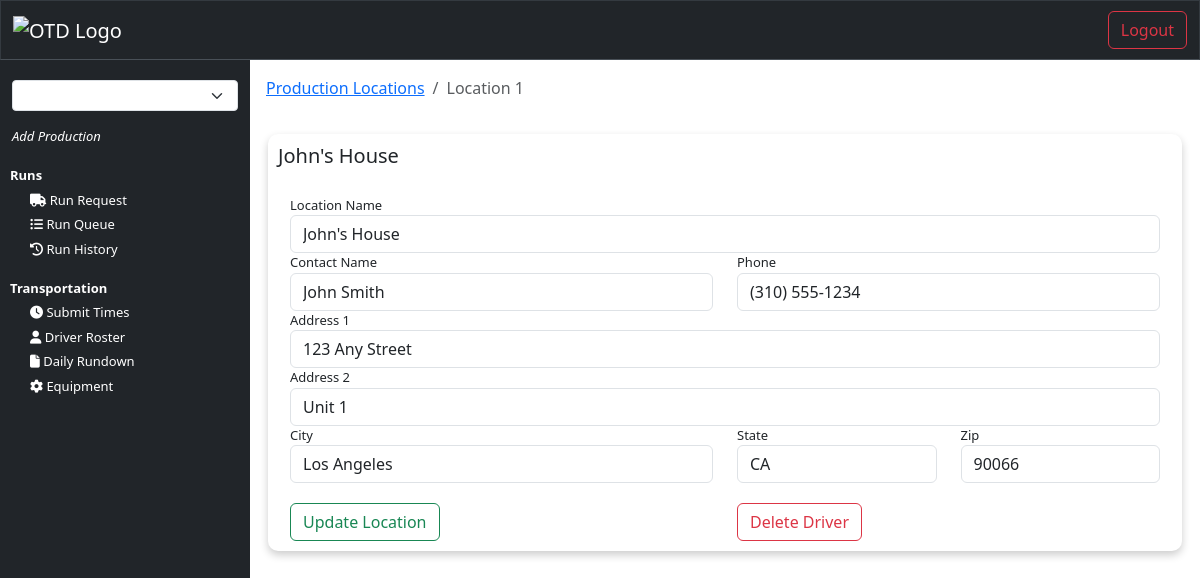
/location/1/ (signed in), run on the app's committed database.
### core/models.py (models this page shows, shortened)
class Location(models.Model):
    production_title = models.CharField(max_length=150, null=True)
    location_name = models.CharField(max_length=100)
    location_contact = models.CharField(max_length=15, blank=True)
    location_phone = models.CharField(max_length=15, blank=True)
    location_address_1 = models.CharField(max_length=100)
    location_address_2 = models.CharField(max_length=100, null=True, blank=True)
    location_city = models.CharField(max_length=100)
    location_state = models.CharField(max_length=2)
    location_zip = models.CharField(max_length=10)

### interface/views.py (the view)
# urls.py: path('location/<int:location_id>/', views.view_location, name='view_location'),
@login_required(login_url='login')
def view_location(request, location_id):
    location = get_object_or_404(Location, id=location_id)
    user = get_object_or_404(NewUser, id=request.user.id)
    user_productions = user.productions.filter(is_active=True)
    return render(request, 'interface/location.html', {'location': location})

### interface/templates/interface/location.html (shortened to what this page needs)
{% extends 'interface/layout.html' %}
{% block content %}
    <nav class="p-2" aria-label="breadcrumb">
        <ol class="breadcrumb">
        <li class="breadcrumb-item"><a href="{% url 'location_admin' %}">Production Locations</a></li>
        <li class="breadcrumb-item active" aria-current="page">Location {{ location.id }}</li>
        </ol>
    </nav>
    <div class="card-body">
        <div class="card-title">
            <h5>{{ location.location_name }}</h5>
        </div>
        <br>
        <form action="" method="post">
            <div class="container">
                <div class="row">
                    <div class="col-12">
                        <label for="location_name" class="form-group">Location Name</label>
                        <input type="text" class="form-control" name="location_name" value="{{ location.location_name }}">
                    </div>
                    <div class="col-6">
                        <label for="location_contact" class="form-group">Contact Name</label>
                        <input type="text" class="form-control" name="location_contact" value="{{ location.location_contact }}">
                    </div>
                    <div class="col-6">
                        <label for="location_phone" class="form-group">Phone</label>
                        <input type="text" class="form-control" name="location_phone" value="{{ location.location_phone }}">
                    </div>
                    <div class="col-12">
                        <label for="location_address_1" class="form-group">Address 1</label>
                        <input type="text" class="form-control" name="location_address_1" value="{{ location.location_address_1 }}">
                    </div>
                    <div class="col-12">
                        <label for="location_address_2" class="form-group">Address 2</label>
                        <input type="text" class="form-control" name="location_address_2" value="{{ location.location_address_2 }}">
                    </div>
                    <div class="col-6">
                        <label for="location_city" class="form-group">City</label>
                        <input type="text" class="form-control" name="location_city" value="{{ location.location_city }}">
                    </div>
                    <div class="col-3">
                        <label for="location_state" class="form-group">State</label>
                        <input type="text" class="form-control" name="location_state" value="{{ location.location_state }}">
                    </div>
                    <div class="col-3">
                        <label for="location_zip" class="form-group">Zip</label>
                        <input type="text" class="form-control" name="location_zip" value="{{ location.location_zip }}">
                    </div>
                </div>
                <br>
                <div class="row">
                    <div class="col-6">
                        <button class="btn btn-outline-success">Update Location</button>
                    </div>
                    <div class="col-6">
                        <button class="btn btn-outline-danger">Delete Driver</button>
                    </div>
                </div>
            </div>
        </form>
    </div>
{% endblock %}

### static/css/style.css (style rules this page uses)
body { padding: 0; margin: 0; background-color: white; }
.card-body { padding: 20px; margin: 20px; border-radius: 10px; box-shadow: 0 4px 8px 0 rgba(0,0,0,0.2); background-color: white; }
@media (min-width: 768px) { .card-body { padding: 10px; margin: 10px; font-size: small; } }

### data on the page
Location: id "1", location_name "John's House", location_contact "John Smith", location_phone "(310) 555-1234", location_address_1 "123 Any Street", location_address_2 "Unit 1", location_city "Los Angeles", location_state "CA", location_zip "90066"
